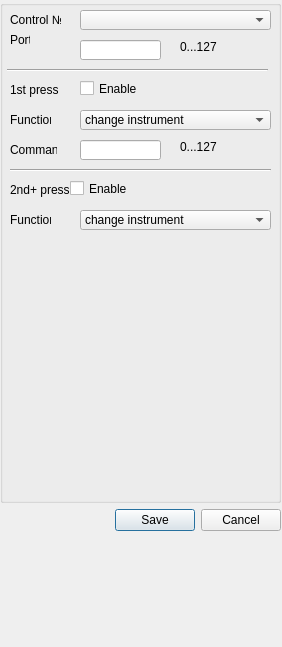
<?xml version="1.0" encoding="UTF-8"?>
<ui version="4.0">
 <class>Form</class>
 <widget class="QWidget" name="Form">
  <property name="geometry">
   <rect>
    <x>0</x>
    <y>0</y>
    <width>282</width>
    <height>647</height>
   </rect>
  </property>
  <property name="windowTitle">
   <string>Form</string>
  </property>
  <widget class="QWidget" name="verticalLayoutWidget">
   <property name="geometry">
    <rect>
     <x>0</x>
     <y>0</y>
     <width>281</width>
     <height>531</height>
    </rect>
   </property>
   <layout class="QVBoxLayout" name="verticalLayout">
    <item>
     <widget class="QGroupBox" name="GbMain">
      <property name="title">
       <string/>
      </property>
      <widget class="QLabel" name="LbControlNum">
       <property name="geometry">
        <rect>
         <x>10</x>
         <y>10</y>
         <width>51</width>
         <height>20</height>
        </rect>
       </property>
       <property name="text">
        <string>Control №</string>
       </property>
      </widget>
      <widget class="QComboBox" name="CbControlNum">
       <property name="geometry">
        <rect>
         <x>80</x>
         <y>10</y>
         <width>191</width>
         <height>20</height>
        </rect>
       </property>
       <property name="currentText">
        <string notr="true"/>
       </property>
       <property name="frame">
        <bool>true</bool>
       </property>
      </widget>
      <widget class="QLabel" name="LbFunction">
       <property name="geometry">
        <rect>
         <x>10</x>
         <y>110</y>
         <width>41</width>
         <height>20</height>
        </rect>
       </property>
       <property name="text">
        <string>Function</string>
       </property>
      </widget>
      <widget class="QLabel" name="LbCommand">
       <property name="geometry">
        <rect>
         <x>10</x>
         <y>140</y>
         <width>47</width>
         <height>20</height>
        </rect>
       </property>
       <property name="text">
        <string>Command</string>
       </property>
      </widget>
      <widget class="QLabel" name="LbPort">
       <property name="geometry">
        <rect>
         <x>10</x>
         <y>30</y>
         <width>20</width>
         <height>20</height>
        </rect>
       </property>
       <property name="text">
        <string>Port</string>
       </property>
      </widget>
      <widget class="QComboBox" name="CbFunction">
       <property name="geometry">
        <rect>
         <x>80</x>
         <y>110</y>
         <width>191</width>
         <height>20</height>
        </rect>
       </property>
       <item>
        <property name="text">
         <string notr="true">change instrument</string>
        </property>
       </item>
       <item>
        <property name="text">
         <string notr="true">button</string>
        </property>
       </item>
       <item>
        <property name="text">
         <string notr="true">button trigger</string>
        </property>
       </item>
      </widget>
      <widget class="QLineEdit" name="LeCommand">
       <property name="geometry">
        <rect>
         <x>80</x>
         <y>140</y>
         <width>81</width>
         <height>20</height>
        </rect>
       </property>
       <property name="inputMethodHints">
        <set>Qt::ImhDigitsOnly|Qt::ImhPreferUppercase</set>
       </property>
       <property name="inputMask">
        <string notr="true"/>
       </property>
       <property name="text">
        <string notr="true"/>
       </property>
      </widget>
      <widget class="QLineEdit" name="LePort">
       <property name="geometry">
        <rect>
         <x>80</x>
         <y>40</y>
         <width>81</width>
         <height>20</height>
        </rect>
       </property>
       <property name="inputMethodHints">
        <set>Qt::ImhDigitsOnly</set>
       </property>
      </widget>
      <widget class="QLabel" name="LbCommandHint">
       <property name="geometry">
        <rect>
         <x>180</x>
         <y>140</y>
         <width>47</width>
         <height>13</height>
        </rect>
       </property>
       <property name="text">
        <string>0...127</string>
       </property>
      </widget>
      <widget class="QLabel" name="LbPortHint">
       <property name="geometry">
        <rect>
         <x>180</x>
         <y>40</y>
         <width>47</width>
         <height>13</height>
        </rect>
       </property>
       <property name="text">
        <string>0...127</string>
       </property>
      </widget>
      <widget class="QCheckBox" name="checkBox">
       <property name="geometry">
        <rect>
         <x>80</x>
         <y>80</y>
         <width>70</width>
         <height>17</height>
        </rect>
       </property>
       <property name="text">
        <string>Enable</string>
       </property>
      </widget>
      <widget class="Line" name="line">
       <property name="geometry">
        <rect>
         <x>7</x>
         <y>60</y>
         <width>261</width>
         <height>20</height>
        </rect>
       </property>
       <property name="orientation">
        <enum>Qt::Horizontal</enum>
       </property>
      </widget>
      <widget class="QLabel" name="LbFunction_2">
       <property name="geometry">
        <rect>
         <x>10</x>
         <y>80</y>
         <width>61</width>
         <height>20</height>
        </rect>
       </property>
       <property name="text">
        <string>1st press</string>
       </property>
      </widget>
      <widget class="Line" name="line_2">
       <property name="geometry">
        <rect>
         <x>10</x>
         <y>160</y>
         <width>261</width>
         <height>20</height>
        </rect>
       </property>
       <property name="orientation">
        <enum>Qt::Horizontal</enum>
       </property>
      </widget>
      <widget class="QLabel" name="LbFunction_3">
       <property name="geometry">
        <rect>
         <x>10</x>
         <y>180</y>
         <width>61</width>
         <height>20</height>
        </rect>
       </property>
       <property name="text">
        <string>2nd+ press</string>
       </property>
      </widget>
      <widget class="QCheckBox" name="checkBox_2">
       <property name="geometry">
        <rect>
         <x>70</x>
         <y>180</y>
         <width>70</width>
         <height>17</height>
        </rect>
       </property>
       <property name="text">
        <string>Enable</string>
       </property>
      </widget>
      <widget class="QComboBox" name="CbFunction_2">
       <property name="geometry">
        <rect>
         <x>80</x>
         <y>210</y>
         <width>191</width>
         <height>20</height>
        </rect>
       </property>
       <item>
        <property name="text">
         <string notr="true">change instrument</string>
        </property>
       </item>
       <item>
        <property name="text">
         <string notr="true">button</string>
        </property>
       </item>
       <item>
        <property name="text">
         <string notr="true">button trigger</string>
        </property>
       </item>
      </widget>
      <widget class="QLabel" name="LbFunction_4">
       <property name="geometry">
        <rect>
         <x>10</x>
         <y>210</y>
         <width>41</width>
         <height>20</height>
        </rect>
       </property>
       <property name="text">
        <string>Function</string>
       </property>
      </widget>
     </widget>
    </item>
    <item>
     <widget class="QDialogButtonBox" name="BbOkCancel">
      <property name="standardButtons">
       <set>QDialogButtonBox::Cancel|QDialogButtonBox::Save</set>
      </property>
      <property name="centerButtons">
       <bool>false</bool>
      </property>
     </widget>
    </item>
   </layout>
  </widget>
 </widget>
 <resources/>
 <connections/>
</ui>
